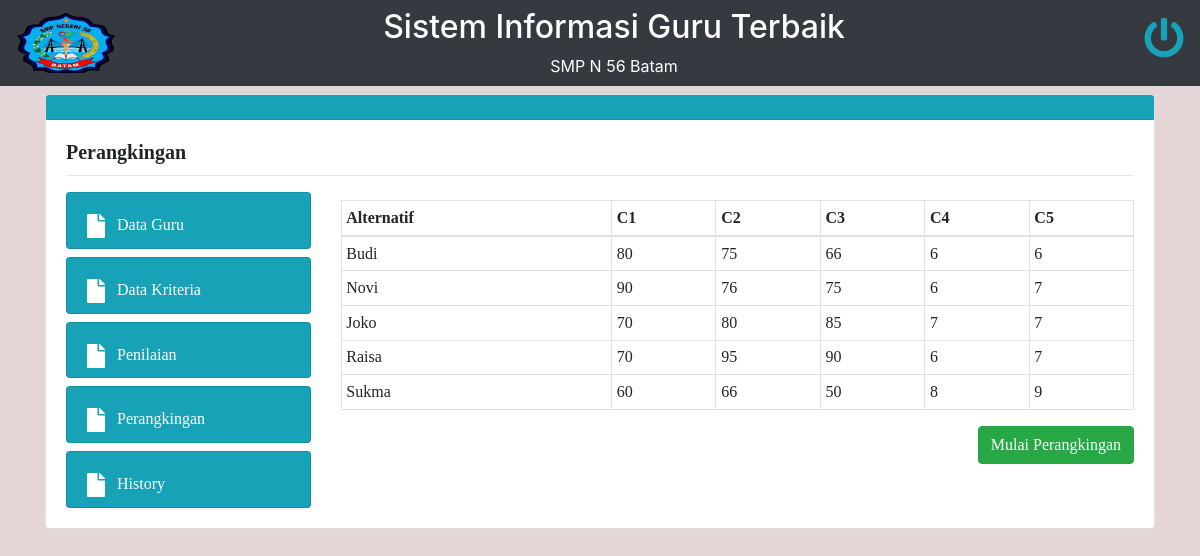
The app's page /perangkingan.php (signed in) with its own data.
### tables this page shows
CREATE TABLE `tb_guru` (
  `id` int(9) NOT NULL,
  `nip` int(8) DEFAULT NULL,
  `nama_guru` varchar(255) NOT NULL,
  `bidang` varchar(255) NOT NULL,
  `jabatan` varchar(255) NOT NULL
);

CREATE TABLE `tb_kriteria` (
  `id` int(9) NOT NULL,
  `nama_kriteria` varchar(255) NOT NULL,
  `bobot` int(9) NOT NULL,
  `jenis` varchar(255) NOT NULL,
  `nilai_min` int(11) NOT NULL,
  `nilai_max` int(11) NOT NULL
);

### perangkingan.php (the view, shortened to what this page needs)
<?php
include_once("function/koneksi.php");
?>
<!DOCTYPE html>
<html lang="en">
<head>
    <link rel="stylesheet" type="text/css" href="css/bootstrap.min.css">
    <link rel="stylesheet" type="text/css" href="fa/css/all.css">
    <link rel="stylesheet" type="text/css" href="style/custom.css">
</head>
<body class='body'>
    <nav class="navbar navbar-light bg-dark">
        <a class="navbar-brand" href="home.php">
            <img src="img/logo_smp56.png" width="100" height="60" alt="" loading="lazy">
        </a>
        <div class="text-white mr-5">
            <div class="m-auto">
                <h2 class="">Sistem Informasi Guru Terbaik</h2>
                <div class='text-center'>
                    <p class="m-auto">SMP N 56 Batam</p>
                </div>
            </div>
        </div>
        <div class="">
        <a href="logout.php"><h1><i class="fas fa-power-off text-info"></i></h1></a>
        </div>
    </nav>
    <div class="container mt-2">
        <div class="card">
            <div class="card-header bg-info text-white">
            </div>
            <div class="card-body">
            <div class="row">
                <div class="col-sm-3" style="height: 5mm;">
                    <h5 class="card-title font"> <b>Perangkingan</b></h5>
                </div>
                <div class="col-sm" style="height: 5mm;">
                </div>
            </div>
            <hr class="">
            <div class="row">
                <div class="col-sm-3">
                    <?php
                        if($_SESSION['role'] == 'admin') {
                    ?>
                    <a href="data_guru.php">
                        <div class="card bg-info text-white font" style="height: 1.5cm;">
                            <div class="card-body row">
                                <div class="col-sm-1">
                                    <h4> <i class="fas fa-file"></i></h4>
                                </div>
                                <div class="col-sm">
                                    <p>Data Guru</p>
                                </div>
                            </div>
                        </div>
                    </a>
                    <?php
                        }
                    ?>
                    <?php
                        if($_SESSION['role'] == 'admin') {
                    ?>
                    <a href="data_kriteria.php">
                        <div class="card bg-info text-white font mt-2" style="height: 1.5cm;">
                            <div class="card-body row">
                                <div class="col-sm-1">
                                    <h4> <i class="fas fa-file"></i></h4>
                                </div>
                                <div class="col-sm">
                                    <p>Data Kriteria</p>
                                </div>
                            </div>
                        </div>
                    </a>
                    <?php
                        }
                    ?>
                    <?php
                        if($_SESSION['role'] == 'admin') {
                    ?>
                    <a href="penilaian.php">
                        <div class="card bg-info text-white font mt-2" style="height: 1.5cm;">
                            <div class="card-body row">
                                <div class="col-sm-1">
                                    <h4> <i class="fas fa-file"></i></h4>
                                </div>
                                <div class="col-sm">
                                    <p>Penilaian</p>
                                </div>
                            </div>
                        </div>
                    </a>
                    <?php
                        }
                    ?>
                    <a href="perangkingan.php">
                        <div class="card bg-info text-white font mt-2" style="height: 1.5cm;">
                            <div class="card-body row">
                                <div class="col-sm-1">
                                    <h4> <i class="fas fa-file"></i></h4>
                                </div>
                                <div class="col-sm">
                                    <p>Perangkingan</p>
                                </div>
                            </div>
                        </div>
                    </a>
                    <a href="history.php">
                            <div class="card bg-info text-white font mt-2" style="height: 1.5cm;">
                                <div class="card-body row">
                                    <div class="col-sm-1">
                                        <h4> <i class="fas fa-file"></i></h4>
                                    </div>
                                    <div class="col-sm">
                                        <p>History</p>
                                    </div>
                                </div>
                            </div>
                    </a>
                </div>
                <div class="col-sm font">
                    <table class="table table-bordered mt-2 table-hover table-sm">
                        <thead>
                            <tr>
                                <th scope="col">Alternatif</th>
                                <?php
                                    $obj = mysqli_query($koneksi, "SELECT * FROM tb_kriteria");
                                    $result = mysqli_num_rows($obj);
                                    for($i = 1; $i <= $result; $i++ ) {
                                ?>
                                    <th scope="col">C<?=$i?></th>
                                <?php } ?>
                            </tr>
                        </thead>
                        <tbody id=myTable>
                            <?php
                            $obj = mysqli_query($koneksi, "SELECT * FROM tb_guru");
                            while($arr = mysqli_fetch_array($obj)) :
                            ?>
                            <tr>
                                <td><?=$arr['nama_guru']?></td>
                                <?php
                                $obj_a = mysqli_query($koneksi, "SELECT * FROM tb_penilaian");
                                while($arr_a = mysqli_fetch_array($obj_a)) :
                                        if ($arr['id'] == $arr_a['id_guru']) {
                                            $temp[$arr_a['id_kriteria']] = $arr_a['nilai'];
                                    }
                                endwhile;
                                $obj_krt = mysqli_query($koneksi, "SELECT * FROM tb_kriteria");
                                while($arr_krt = mysqli_fetch_array($obj_krt)) :
                                ?>
                                <td><?=$temp[$arr_krt['id']]?></td>
                                <?php
                                    endwhile;
                                ?>
                            </tr>
                            <?php
                            unset($temp);
                            endwhile;
                            ?>
                        </tbody>
                    </table>
                    <div class="row">
                        <div class="col-sm-12 text-right">
                        <form action="" method="post">
                            <button class="btn btn-success" type="submit" name="b_hitung">Mulai Perangkingan</button>
                        </form>
                        </div>
                    </div>
                    </div>
                </div>
            </div>
            </div>
        </div>
</body>
</html>

### fa/css/all.css (style rules this page uses)
.fa, .fas, .far, .fal, .fad, .fab { -moz-osx-font-smoothing: grayscale; -webkit-font-smoothing: antialiased; display: inline-block; font-style: normal; font-variant: normal; text-rendering: auto; line-height: 1; }
.fa-file:before { content: "\f15b"; }
.fa-power-off:before { content: "\f011"; }
.fa, .fas { font-family: 'Font Awesome 5 Free'; font-weight: 900; }

### style/custom.css (style rules this page uses)
.body { background-color: rgb(228, 214, 214); background-size: cover; background-attachment: fixed; width: 100%; }
.font { font-family: 'Lucida Sans Unicode'; }

### records on screen
tb_guru: nama_guru "Budi"
tb_kriteria: id "80", id "90", id "70", id "60"
tb_kriteria: id "75", id "76", id "80", id "95", id "66"
tb_kriteria: id "66", id "75", id "85", id "90", id "50"
tb_kriteria: id "6", id "7", id "8"
tb_kriteria: id "6", id "7", id "9"
tb_guru: nama_guru "Novi"
tb_guru: nama_guru "Joko"
tb_guru: nama_guru "Raisa"
tb_guru: nama_guru "Sukma"
